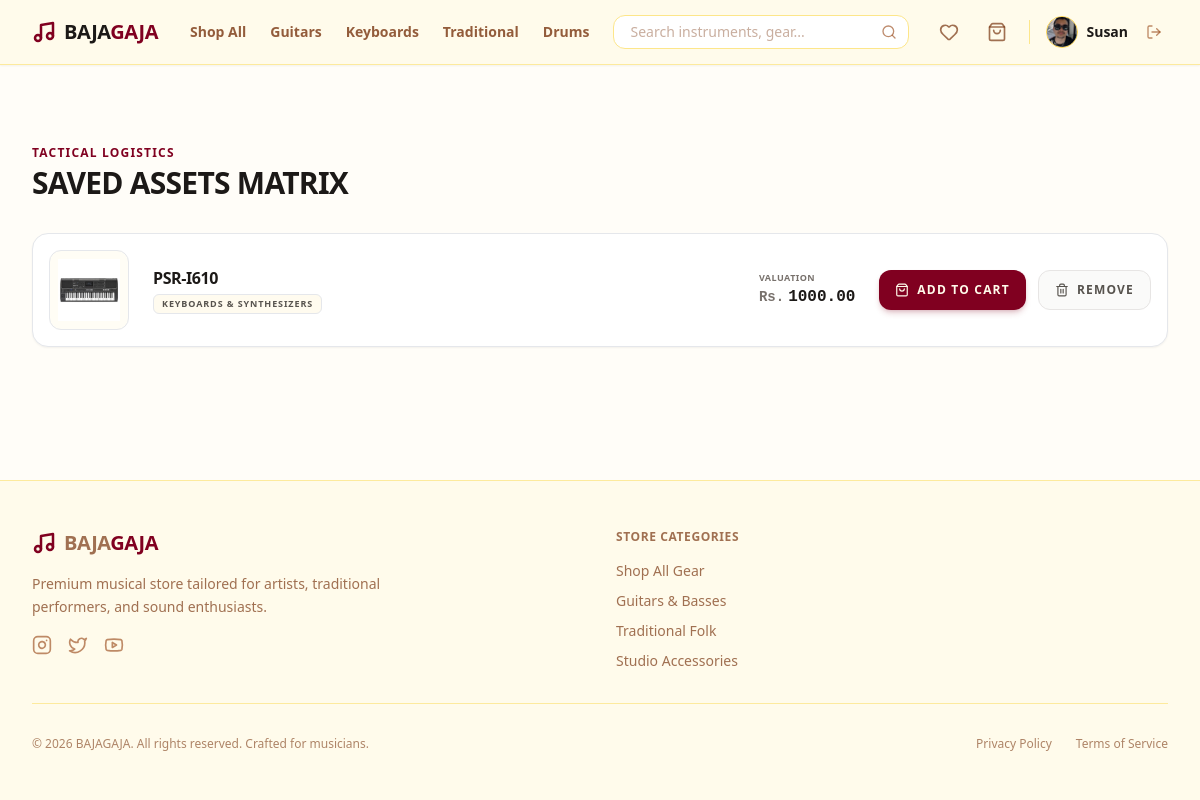
Page /wishlist/ (signed in) on the earlier database version.
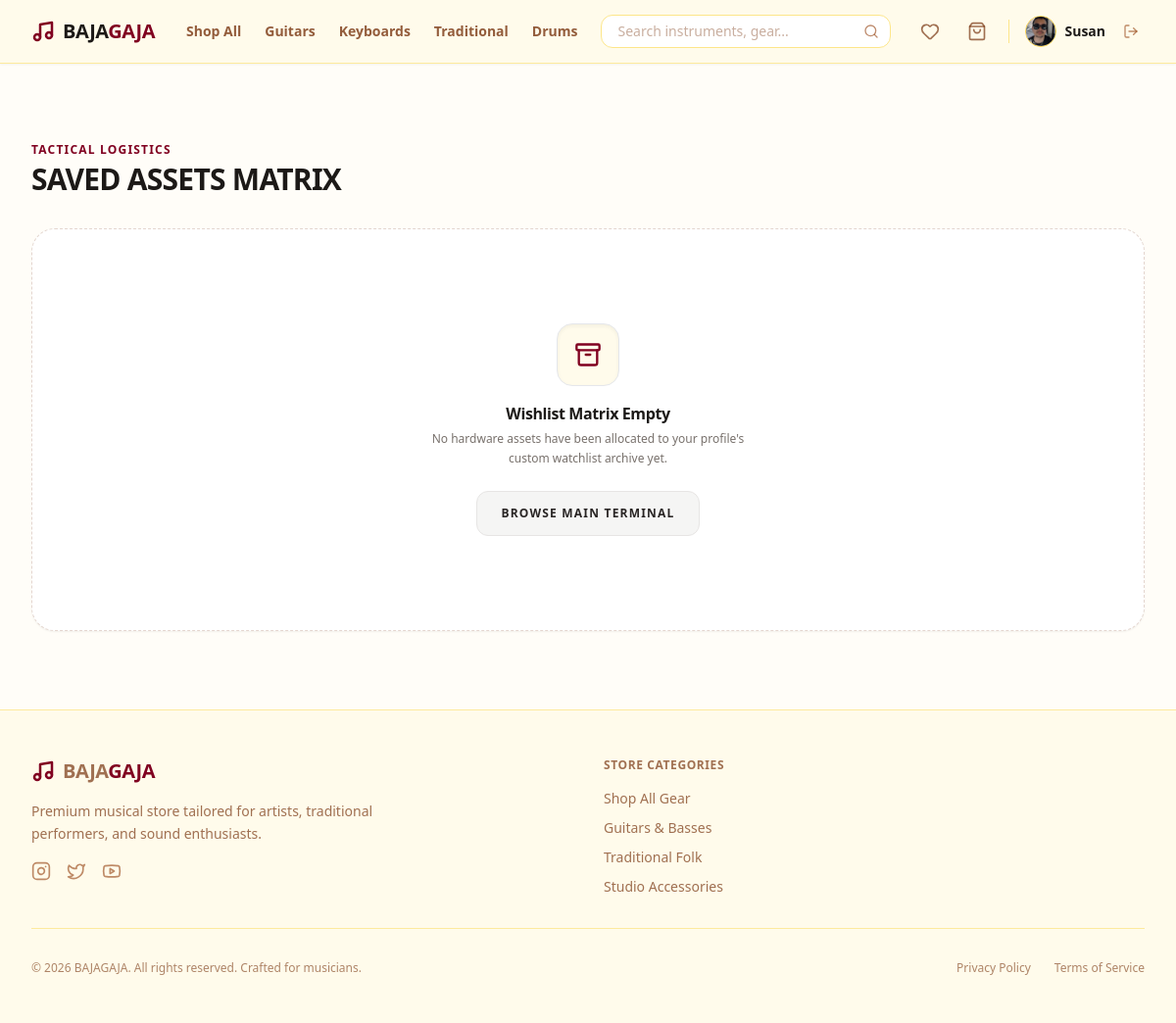
Same page on the later database version.
### bg_app/models.py (models this page shows, shortened)
class Wishlist(models.Model):
    customer = models.ForeignKey(User, on_delete=models.CASCADE, related_name='wishlist_items')
    product = models.ForeignKey(Product, on_delete=models.CASCADE)
    added_at = models.DateTimeField(auto_now_add=True)
    class Meta:
        unique_together = ('customer', 'product')

class Product(models.Model):
    class Category(models.TextChoices):
        GUITARS = 'guitars', 'Guitars & Basses'
        KEYBOARDS = 'keyboards', 'Keyboards & Synthesizers'
        DRUMS = 'drums', 'Drums & Percussion'
        TRADITIONAL = 'traditional', 'Traditional & Folk'
        WIND = 'wind', 'Wind & Brass'
        STUDIO = 'studio', 'Studio & Recording'
        AMPS_EFFECTS = 'amps_effects', 'Amps & Effect Pedals'
        ACCESSORIES = 'accessories', 'Accessories & Cables'
    class Condition(models.TextChoices):
        NEW = 'new', 'Brand New (Sealed)'
        REFURBISHED = 'refurbished', 'Factory Refurbished'
        USED = 'used', 'Pre-Owned / Good'
    brand = models.ForeignKey(Brand, on_delete=models.SET_NULL, null=True, related_name='products')
    name = models.CharField(max_length=255)
    category = models.CharField(max_length=20, choices=Category.choices)
    condition = models.CharField(max_length=20, choices=Condition.choices, default=Condition.NEW)
    description = models.TextField()
    price = models.DecimalField(max_digits=10, decimal_places=2)
    stock = models.PositiveIntegerField(default=0)
    product_image = models.ImageField(upload_to='images/products/')
    sku = models.CharField(max_length=100, unique=True, blank=True, null=True)
    is_active = models.BooleanField(default=True)
    created_at = models.DateTimeField(auto_now_add=True)

### bg_app/views/wishlists_view.py (the view)
# urls.py: path('wishlist/', wishlist_view, name='wishlist'),
@login_required
def wishlist_view(request):
    wishlist_items = Wishlist.objects.filter(customer=request.user).order_by('-added_at')
    return render(request, 'main/wishlist_page.html', {'wishlist_items': wishlist_items})

### bg_app/templates/main/wishlist_page.html (shortened to what the changed rows need)
<!DOCTYPE html>
<html lang="en">
<head>
    {% load static %}
    <link href="{% static 'css/styles.css' %}" rel="stylesheet" />
</head>
<body class="bg-amber-50/30 text-stone-900 font-sans min-h-screen flex flex-col">
    <main class="flex-grow max-w-7xl w-full mx-auto px-4 sm:px-6 lg:px-8 py-12 lg:py-20 space-y-8">
        <div>
            <h1 class="text-xs font-bold uppercase tracking-widest text-[#800020] mb-1">Tactical Logistics</h1>
        </div>
        <div class="w-full">
            {% if wishlist_items %}
                <div class="space-y-4">
                    {% for item in wishlist_items %}
                        <div class="bg-white border border-amber-900/15 rounded-2xl p-4 flex flex-col sm:flex-row items-center justify-between gap-6 hover:border-amber-900/30 transition-all shadow-sm group">
                            <a href="/products/{{ item.product.id }}/" class="flex flex-col sm:flex-row items-center gap-6 flex-grow w-full">
                                <div class="w-20 h-20 bg-amber-50/50 border border-amber-900/15 rounded-xl overflow-hidden flex items-center justify-center p-2 flex-shrink-0">
                                    {% if item.product.product_image %}
                                        <img src="{{ item.product.product_image.url }}" alt="{{ item.product.name }}" class="w-full h-full object-contain group-hover:scale-105 transition-transform duration-500">
                                    {% else %}
                                        <i data-lucide="music" class="w-6 h-6 text-stone-400"></i>
                                    {% endif %}
                                </div>
                                <div class="space-y-2 text-center sm:text-left flex-grow">
                                    <div class="flex flex-col items-center sm:items-start gap-1">
                                        <h3 class="font-bold text-stone-900 text-base tracking-tight group-hover:text-[#800020] transition-colors">
                                            {{ item.product.name }}
                                        </h3>
                                        <span class="bg-amber-50/80 border border-amber-900/15 text-[9px] font-black uppercase tracking-widest text-stone-600 px-2 py-0.5 rounded-md">
                                            {{ item.product.get_category_display }}
                                        </span>
                                    </div>
                                </div>
                            </a>
                            <div class="flex flex-row sm:items-center justify-between sm:justify-end gap-6 w-full sm:w-auto border-t sm:border-t-0 border-amber-900/10 pt-4 sm:pt-0">
                                <div class="flex flex-col">
                                    <span class="text-[9px] uppercase font-bold tracking-wider text-stone-500">Valuation</span>
                                    <div class="flex items-baseline gap-1">
                                        <span class="text-sm font-mono font-bold text-stone-500">Rs.</span>
                                        <span class="text-base font-mono font-black text-stone-900">{{ item.product.price|floatformat:2 }}</span>
                                    </div>
                                </div>
                                <div class="flex items-center gap-3">
                                    {% if item.product.stock > 0 %}
                                        <a href="/cart/add/{{ item.product.id }}/" class="bg-[#800020] hover:bg-[#600018] text-amber-50 font-bold h-10 px-4 rounded-xl transition-all flex items-center justify-center gap-2 text-xs uppercase tracking-widest shadow-md shadow-[#800020]/20 whitespace-nowrap">
                                            <i data-lucide="shopping-bag" class="w-3.5 h-3.5"></i>
                                            <span>Add to Cart</span>
                                        </a>
                                    {% else %}
                                        <button disabled class="bg-stone-100 text-stone-400 font-bold h-10 px-4 rounded-xl border border-stone-200 flex items-center justify-center gap-2 text-xs uppercase tracking-widest cursor-not-allowed whitespace-nowrap">
                                            <i data-lucide="slash" class="w-3.5 h-3.5"></i>
                                            <span>Out of Stock</span>
                                        </button>
                                    {% endif %}
                                    <a href="/products/wishlist/remove/{{ item.product.id }}/" class="bg-stone-50 hover:bg-rose-50 text-stone-600 hover:text-rose-600 border border-stone-200 hover:border-rose-200 h-10 px-4 rounded-xl transition-all flex items-center justify-center gap-2 text-xs uppercase tracking-widest font-bold whitespace-nowrap" title="Remove Asset">
                                        <i data-lucide="trash-2" class="w-3.5 h-3.5"></i>
                                        <span>Remove</span>
                                    </a>
                                </div>
                            </div>
                        </div>
                    {% endfor %}
                </div>
            {% else %}
                <div class="flex flex-col items-center justify-center text-center py-24 border border-dashed border-amber-900/20 rounded-3xl bg-white shadow-sm">
                    <div class="w-16 h-16 bg-amber-50 border border-amber-900/15 rounded-2xl flex items-center justify-center mb-4 text-[#800020] shadow-inner">
                        <i data-lucide="archive" class="w-7 h-7"></i>
                    </div>
                    <h3 class="text-stone-900 font-bold text-base tracking-tight">Wishlist Matrix Empty</h3>
                    <p class="text-xs text-stone-500 mt-1 max-w-xs leading-relaxed mb-6">No hardware assets have been allocated to your profile's custom watchlist archive yet.</p>
                    <a href="/products/" class="bg-stone-100 hover:bg-stone-200 border border-stone-200 text-stone-800 font-black px-6 py-3.5 rounded-xl text-xs uppercase tracking-widest transition-all">
                        Browse Main Terminal
                    </a>
                </div>
            {% endif %}
        </div>
    </main>
</body>
</html>

Differences in the rows shown:
removed Wishlist: product.product_image (picture), product.name "PSR-I610", product.category "KEYBOARDS & SYNTHESIZERS", product.price "1000.00"
Other differences:
text now shown: "Wishlist Matrix Empty No hardware assets have been allocated to your profile's custom watchlist archive yet. BROWSE MAIN TERMINAL"
